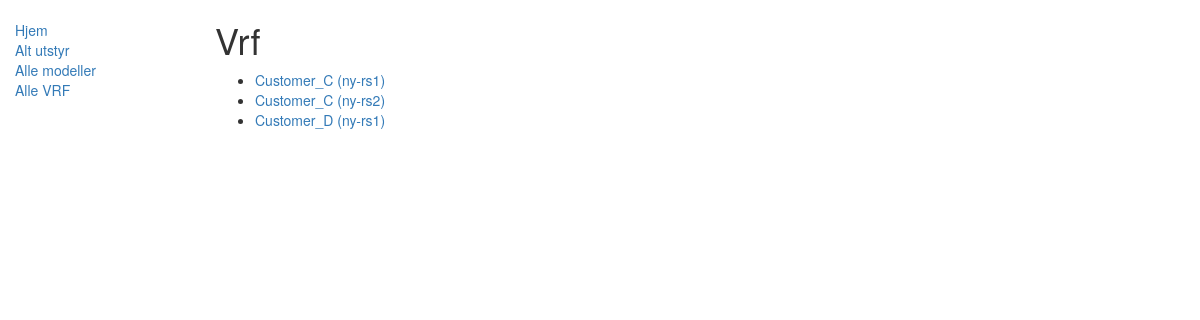
The page /prov/vrf on the database as committed earlier.
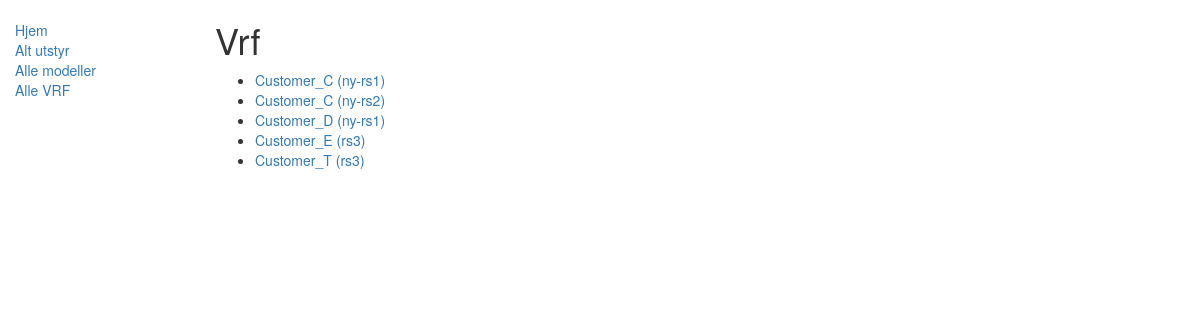
The same page on the database as committed later.
### prov/models.py (models this page shows, shortened)
class Vrf(models.Model):
    name = models.CharField(max_length=200, help_text="Enter name of the vrf")
    equipment = models.ForeignKey('Equipment', on_delete=models.CASCADE, null=True, help_text="Equip VRF is connected to")
    loopback = models.CharField(max_length=200, help_text="Enter loopback addr, eg 1.1.1.1/32")
    linknet = models.CharField(max_length=200, help_text="Enter linknet addr, eg 1.1.1.1/31")
    def get_absolute_url(self):
        return reverse('vrf-detail', args=[str(self.id)])
    class Meta:
        ordering = ['name']

class Equipment(models.Model):
    name = models.CharField(max_length=200, help_text="Enter name of the equipment")
    playbook = models.ForeignKey('Playbook', on_delete=models.SET_NULL, null=True)
    inventory = models.ForeignKey('Inventory', on_delete=models.SET_NULL, null=True)
    os = models.ForeignKey('Os', on_delete=models.SET_NULL, null=True)
    equip_model = models.ForeignKey('Emodel', on_delete=models.SET_NULL, null=True)
    def __str__(self):
        return self.name
    class Meta:
        ordering = ['name']

### prov/views.py (the view)
# urls.py: path('vrf', views.VrfListView.as_view(), name='vrf'),
class VrfListView(generic.ListView):
    model = Vrf
    paginate_by = 10

### prov/templates/prov/vrf_list.html
{% extends "base_generic.html" %}
{% block content %}
    <h1>Vrf</h1>
    {% if vrf_list %}
    <ul>
      {% for vrf in vrf_list %}
      <li>
        <a href="{{ vrf.get_absolute_url }}">{{ vrf.name }} ({{ vrf.equipment }})</a>
      </li>
      {% endfor %}
    </ul>
    {% else %}
      <p>There are no vrf in the database.</p>
    {% endif %}
{% endblock %}

Rows that differ between the two databases and show on the page:
added Vrf: name "Customer_E", equipment "rs3"
added Vrf: name "Customer_T", equipment "rs3"
